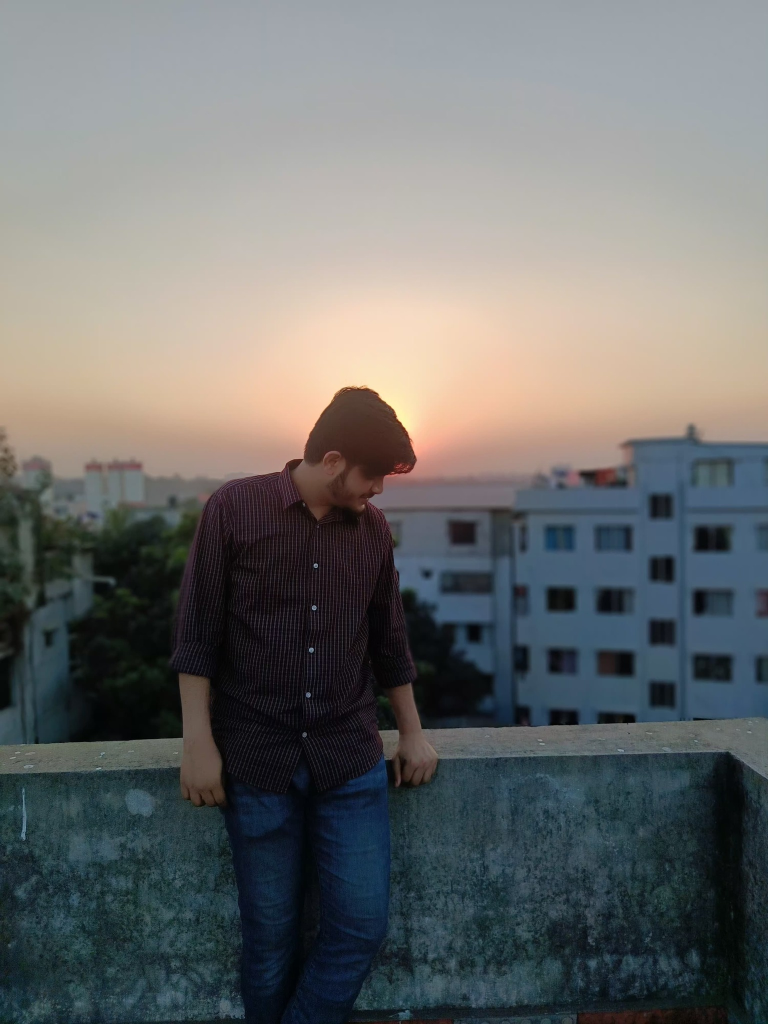
#> input picture server/uploads/0058106c84cc4918a544ebf0ca397261_07011ab4630946cda6be5b488b1e7e63_2d33cd70e4c54b4dad35de7241da1269_484485011_1748822826010047_1090477503765398830_n.jpg, 1536 x 2048 px (shown at 1/2 size); its folder holds only this picture in this run
$ python test_authentic_pencil_sketch.py   (older library calls are emulated)
#> lines starting #> are read from the running program, lines starting #| are printed output that depends on the picture; after the words box and inside, x2 and y2 are one past the last pixel; in counts of white or black regions, pixels touching at a corner belong together
### server/improved_sketch.py
import os
import cv2
import numpy as np
from PIL import Image, ImageDraw, ImageFont
import uuid
import io
import base64

# [766 lines left out: functions convert_to_pencil_sketch, convert_to_realistic_pencil_sketch, convert_to_realistic_pencil_sketch, convert_to_ultra_clear_sketch, not called in this run]

def convert_to_authentic_pencil_sketch(image_path, add_watermark=True):
    """
    Convert an image to an authentic hand-drawn pencil sketch with NO circular
    or square artifacts. This version specifically addresses texture issues by
    using asymmetric kernels, non-uniform noise, and advanced blending techniques.

    Args:
        image_path: Path to the input image
        add_watermark: Boolean to determine if watermark should be added

    Returns:
        Path to the generated sketch image
    """
#> called with add_watermark = True
    print(f"Converting image to artifact-free authentic pencil sketch. Add watermark: {add_watermark}")

    try:
        # Check if file exists
        if not os.path.exists(image_path):
            raise FileNotFoundError(f"Image file not found: {image_path}")

        # Read the image with error handling
        img = cv2.imread(image_path)
#> img is the input picture: shape (2048, 1536, 3); mean B, G, R 108.8, 109.3, 107.5

        # Check if image was successfully loaded
        if img is None:
            raise ValueError(f"Failed to load image from {image_path}")

        # Step 1: Process at high resolution
        max_dimension = 2500  # High but not excessive resolution
        height, width = img.shape[:2]
        if max(height, width) > max_dimension:
            scale_factor = max_dimension / max(height, width)
            img = cv2.resize(img, None, fx=scale_factor, fy=scale_factor, interpolation=cv2.INTER_AREA)
        elif max(height, width) < 1200:  # If image is too small, upscale
            scale_factor = 1200 / max(height, width)
            img = cv2.resize(img, None, fx=scale_factor, fy=scale_factor, interpolation=cv2.INTER_CUBIC)

        height, width = img.shape[:2]

        # Step 2: Improved grayscale conversion using perceptual weights
        if len(img.shape) == 3:
            # Convert using perceptual luminance-preserving weights
            gray = cv2.cvtColor(img, cv2.COLOR_BGR2GRAY)

            # Apply additional weighting for portraits to enhance skin tones
            b, g, r = cv2.split(img)
            gray_custom = cv2.addWeighted(r, 0.33, g, 0.45, 0)
            gray_custom = cv2.addWeighted(gray_custom, 0.85, b, 0.15, 0)

            # Blend standard and custom grayscale
            gray = cv2.addWeighted(gray, 0.5, gray_custom, 0.5, 0)
        else:
            gray = img.copy()

        # Step 3: Apply local contrast enhancement
        clahe = cv2.createCLAHE(clipLimit=2.5, tileGridSize=(8, 8))
        gray_enhanced = clahe.apply(gray)

        # Apply bilateral filter to preserve edges but smooth noise
        smooth = cv2.bilateralFilter(gray_enhanced, 9, 25, 25)

        # Step 4: Enhance portrait-specific areas if present
        # Calculate a face-priority region
        face_region = smooth[int(height*0.15):int(height*0.85),
                          int(width*0.15):int(width*0.85)].copy()

        # Enhance details in face region
        clahe_face = cv2.createCLAHE(clipLimit=1.8, tileGridSize=(4, 4))
        face_enhanced = clahe_face.apply(face_region)

        # Apply back to the image
        smooth_with_face = smooth.copy()
        smooth_with_face[int(height*0.15):int(height*0.85),
                       int(width*0.15):int(width*0.85)] = face_enhanced

        # Step 5: Create shadows using multiple techniques to avoid patterns
        inverted = 255 - smooth_with_face

        # Use asymmetric box blur + Gaussian blur combinations
        # with prime-number dimensions to avoid grid patterns

        # Deep shadows (use box blur to avoid circular patterns)
        k_box_1 = (23, 17)  # Prime number sizes
        k_box_2 = (19, 29)  # Different prime numbers
        blur_box_1 = cv2.boxFilter(inverted, -1, k_box_1)
        blur_box_2 = cv2.boxFilter(inverted, -1, k_box_2)

        # Mix them with different weights
        deep_shadows = cv2.addWeighted(blur_box_1, 0.6, blur_box_2, 0.4, 0)

        # Medium shadows (use median blur for some areas - no circular pattern)
        blur_med1 = cv2.GaussianBlur(inverted, (13, 13), 0)
        blur_med2 = cv2.medianBlur(inverted, 13)  # Median blur has no directional bias
        medium_shadows = cv2.addWeighted(blur_med1, 0.7, blur_med2, 0.3, 0)

        # Fine details (smaller kernels)
        blur_fine = cv2.GaussianBlur(inverted, (7, 7), 0)

        # Combine shadow layers with varied blending to avoid repeating patterns
        shadows_temp = cv2.addWeighted(deep_shadows, 0.45, medium_shadows, 0.55, 0)

        # Apply directional blur to break up any remaining patterns
        # This spreads any potential artifacts in a way that looks more like pencil strokes
        motion_blur_kernel_size = 9
        # Create motion blur kernel at an angle
        motion_kernel = np.zeros((motion_blur_kernel_size, motion_blur_kernel_size))
        motion_kernel[motion_blur_kernel_size//2, :] = 1.0 / motion_blur_kernel_size
        motion_shadows = cv2.filter2D(shadows_temp, -1, motion_kernel)

        # Rotate and apply again at different angle
        motion_kernel_2 = np.zeros((motion_blur_kernel_size, motion_blur_kernel_size))
        motion_kernel_2[:, motion_blur_kernel_size//2] = 1.0 / motion_blur_kernel_size
        motion_shadows_2 = cv2.filter2D(shadows_temp, -1, motion_kernel_2)

        # Add motion-blurred versions to further break up patterns
        shadows_with_motion = cv2.addWeighted(shadows_temp, 0.7,
                                              cv2.addWeighted(motion_shadows, 0.5, motion_shadows_2, 0.5, 0),
                                              0.3, 0)

        # Add fine details on top
        shadows_final = cv2.addWeighted(shadows_with_motion, 0.85, blur_fine, 0.15, 0)

        # Step 6: Apply dodge effect for the pencil look
        # Use a safer division method with added offset to avoid artifacts in bright areas
        dodge_divisor = 255 - shadows_final
        dodge_divisor = np.maximum(dodge_divisor, 5)  # Avoid division by very small numbers
        dodge = (smooth_with_face.astype(np.float32) * 255.0) / dodge_divisor.astype(np.float32)
        dodge = np.clip(dodge, 0, 255).astype(np.uint8)

        # Step 7: Edge enhancement using multiple edge detectors
        # Use multiple edge detection methods and blend them

        # Sobel edges with different orientations
        sobel_h = cv2.Sobel(smooth_with_face, cv2.CV_8U, 1, 0, ksize=3)
        sobel_v = cv2.Sobel(smooth_with_face, cv2.CV_8U, 0, 1, ksize=3)
        # For diagonal, use both x and y derivatives but avoid negative values
        sobel_diag1 = cv2.Sobel(smooth_with_face, cv2.CV_8U, 1, 1, ksize=3)
        # For second diagonal, use separate calculations and combine
        sobel_x2 = cv2.Sobel(smooth_with_face, cv2.CV_8U, 1, 0, ksize=3)
        sobel_y2 = cv2.Sobel(smooth_with_face, cv2.CV_8U, 0, 1, ksize=3)
        sobel_diag2 = cv2.absdiff(sobel_x2, sobel_y2)

        # Combine with different weights to avoid grid patterns
        sobel_combined = (sobel_h * 0.25 + sobel_v * 0.25 +
                         sobel_diag1 * 0.25 + sobel_diag2 * 0.25).astype(np.uint8)

        # Laplacian edge detection
        laplacian = cv2.Laplacian(smooth_with_face, cv2.CV_8U)

        # Canny edge detector for fine lines
        canny = cv2.Canny(smooth_with_face, 30, 90)
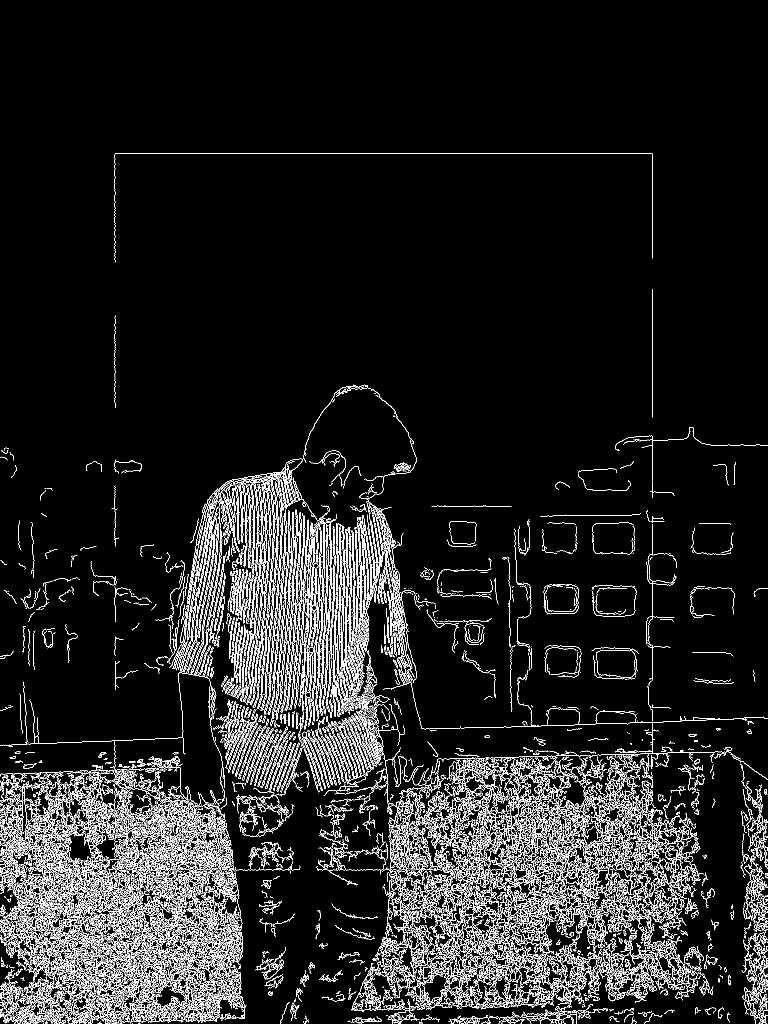
#> canny: shape (2048, 1536) (shown at 1/2 size); 8.1% white in thin lines or dots, all inside (x1, y1, x2, y2) = (0, 306, 1536, 2048)

        # Combine edges with different weights - emphasize stronger lines for professional look
        edges_combined = cv2.addWeighted(sobel_combined, 0.45, laplacian, 0.35, 0)
        edges_combined = cv2.addWeighted(edges_combined, 0.75, canny, 0.25, 0)

        # Use adaptive thresholding to enhance edges naturally
        edges_thresh = cv2.adaptiveThreshold(
            edges_combined, 255, cv2.ADAPTIVE_THRESH_MEAN_C,
            cv2.THRESH_BINARY_INV, 11, 2)

        # Smooth edges
        edges_smooth = cv2.GaussianBlur(edges_thresh, (3, 3), 0.8)

        # Step 8: Combine base sketch with edges naturally
        # Only apply edges where they matter (near actual content transitions)
        gradient_mag = cv2.convertScaleAbs(
            cv2.Sobel(dodge, cv2.CV_32F, 1, 1, ksize=3))
        _, gradient_mask = cv2.threshold(gradient_mag, 10, 255, cv2.THRESH_BINARY)

        # Apply edge enhancements only where needed
        edges_masked = cv2.bitwise_and(edges_smooth, edges_smooth, mask=gradient_mask)
        sketch_enhanced = cv2.addWeighted(dodge, 0.85, edges_masked, 0.15, 0)

        # Step 9: Apply tone adjustment for richer, deeper blacks and professional look
        # Custom tone curve for authentic pencil look with darker tones
        tone_curve = np.empty((1, 256), np.uint8)
        for i in range(256):
            if i < 60:  # Very dark areas - make them much darker for professional look
                tone_curve[0, i] = np.clip(i * 0.45, 0, 255)  # Increased darkness
            elif i < 160:  # Mid tones - enhance contrast for better definition
                tone_curve[0, i] = np.clip(((i - 60) * 0.8) + 27, 0, 255)  # Darker midtones
            else:  # Highlights - preserve paper white but increase contrast
                tone_curve[0, i] = np.clip(((i - 160) * 1.3) + 107, 0, 255)

        sketch_toned = cv2.LUT(sketch_enhanced, tone_curve)
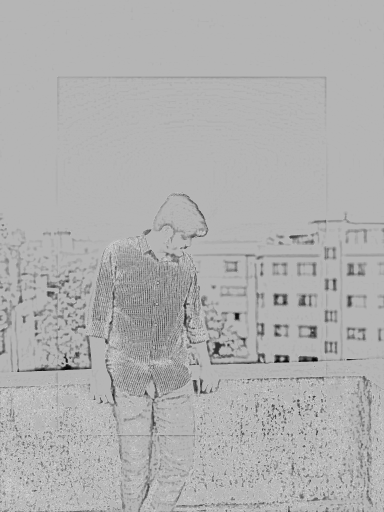
#> sketch_toned: shape (2048, 1536) (shown at 1/4 size); min 0, max 230, mean 175

        # Step 10: Create non-repetitive paper texture
        # Use a mix of different noise patterns at multiple scales

        # Start with slightly warmer off-white base for professional look
        h, w = sketch_toned.shape
        paper = np.ones((h, w), dtype=np.uint8) * 248  # Slightly darker paper for better contrast

        # Use multiple random seeds to avoid correlation
        np.random.seed(42)
        fine_noise = np.random.randint(245, 255, (h, w), dtype=np.uint8)

        np.random.seed(13)  # Different seed
        # Use prime number divisions to avoid regular patterns
        med_noise1 = cv2.resize(
            np.random.randint(240, 255, (h//11, w//13), dtype=np.uint8),
            (w, h), interpolation=cv2.INTER_LINEAR)

        np.random.seed(97)  # Another prime
        med_noise2 = cv2.resize(
            np.random.randint(235, 255, (h//17, w//19), dtype=np.uint8),
            (w, h), interpolation=cv2.INTER_LINEAR)

        # Combine noise patterns
        paper_texture = cv2.addWeighted(fine_noise, 0.3, med_noise1, 0.4, 0)
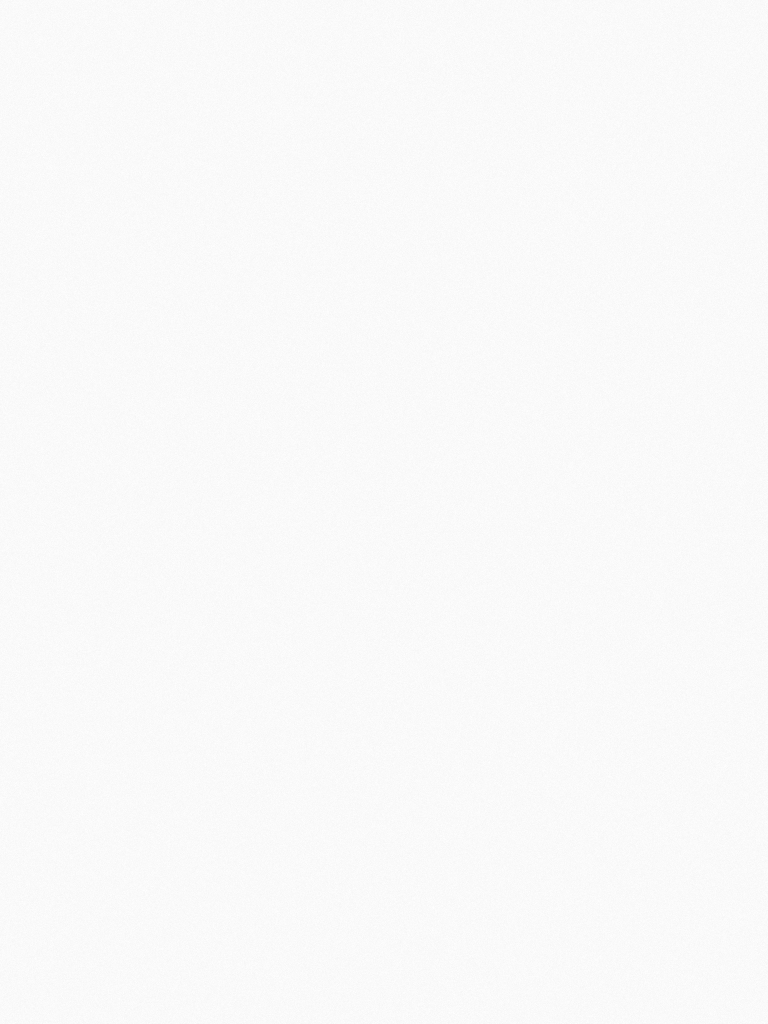
#> fine_noise: shape (2048, 1536) (shown at 1/2 size); min 245, max 254, mean 249.5
        paper_texture = cv2.addWeighted(paper_texture, 0.8, med_noise2, 0.2, 0)

        # Add very subtle non-uniform blur to remove any pixel patterns
        # This creates a more natural paper grain
        kernel_sizes = [3, 5]
        blur_weights = [0.7, 0.3]
        blurred_textures = []

        for i, k_size in enumerate(kernel_sizes):
            # Apply slight blur
            blurred = cv2.GaussianBlur(paper_texture, (k_size, k_size), 0)
            # Weight it
            blurred_textures.append(blurred * blur_weights[i])

        # Recombine
        paper_texture = sum(blurred_textures).astype(np.uint8)

        # Combine with base paper
        paper_texture = cv2.addWeighted(paper, 0.85, paper_texture, 0.15, 0)

        # Step 11: Apply paper texture to sketch
        # Use multiply blend mode
        sketch_on_paper = (sketch_toned.astype(np.float32) * paper_texture.astype(np.float32) / 255.0).astype(np.uint8)

        # Step 12: Add natural pencil stroke variation
        # Use non-uniform 2D Perlin-like noise instead of regular patterns

        # Create multiple noise layers with prime number sizes and offsets
        np.random.seed(42)  # Reset seed
        noise_layers = []

        # Prime number sizes to avoid regular patterns
        noise_dims = [(h//7, w//11), (h//13, w//17), (h//19, w//23)]
        for i, dims in enumerate(noise_dims):
            np.random.seed(37 + i*17)  # Different seeds
            noise = np.random.randint(0, 10-i*2, dims, dtype=np.uint8)  # Decreasing intensity
            noise = cv2.resize(noise, (w, h), interpolation=cv2.INTER_LINEAR)
            noise_layers.append(noise * (0.5 / (i+1)))  # Decreasing weights

        # Combine noise layers
        combined_noise = sum(noise_layers).astype(np.uint8)

        # Apply slight blur to make noise pattern more natural
        combined_noise = cv2.GaussianBlur(combined_noise, (3, 3), 0.5)

        # Create masks for different tone areas - with overlap
        # Apply noise differently to different tonal regions
        _, shadow_mask = cv2.threshold(sketch_toned, 60, 255, cv2.THRESH_BINARY_INV)
        _, midtone_mask = cv2.threshold(sketch_toned, 180, 255, cv2.THRESH_BINARY_INV)
        midtone_mask = cv2.subtract(midtone_mask, shadow_mask)

        # Smooth masks
        shadow_mask = cv2.GaussianBlur(shadow_mask, (7, 7), 0)
        midtone_mask = cv2.GaussianBlur(midtone_mask, (7, 7), 0)

        # Float conversion
        shadow_mask = shadow_mask.astype(np.float32) / 255.0
        midtone_mask = midtone_mask.astype(np.float32) / 255.0

        # Apply variation based on tone
        # Less in shadows, more in midtones
        shadow_variation = (shadow_mask * combined_noise * 0.3).astype(np.uint8)
        midtone_variation = (midtone_mask * combined_noise * 0.7).astype(np.uint8)

        # Apply variations
        result = sketch_on_paper.copy()
        result = cv2.add(result, shadow_variation)
        result = cv2.add(result, midtone_variation)

        # Step 13: Final touch-ups
        # Ensure deep blacks stay deep
        _, result = cv2.threshold(result, 15, 15, cv2.THRESH_TRUNC)

        # Apply stronger sharpening for professional sketch look
        gaussian = cv2.GaussianBlur(result, (0, 0), 2.0)
        result = cv2.addWeighted(result, 1.5, gaussian, -0.5, 0)  # Increased sharpening

        # Apply additional contrast enhancement for professional dark pencil look
        # Create a contrast-enhancing lookup table
        contrast_curve = np.empty((1, 256), np.uint8)
        for i in range(256):
            # S-curve for enhanced contrast in professional pencil work
            if i < 80:
                # Make shadows darker for professional depth
                contrast_curve[0, i] = np.clip(i * 0.85, 0, 255)
            elif i > 200:
                # Keep highlights clean
                contrast_curve[0, i] = np.clip(((i - 200) * 1.15) + 200, 0, 255)
            else:
                # Enhanced midtone contrast
                contrast_curve[0, i] = np.clip(i, 0, 255)

        # Apply the contrast enhancement
        result = cv2.LUT(result, contrast_curve)

        # Final noise smoothing with bilateral filter to preserve edges
        result = cv2.bilateralFilter(result, 5, 20, 20)  # Adjusted for better edge preservation

    except Exception as e:
        print(f"Error in authentic pencil sketch V2: {str(e)}")
        raise

    # Add watermark if required
    if add_watermark:
        # Convert OpenCV image to PIL format for adding watermark
        pil_img = Image.fromarray(result)
        draw = ImageDraw.Draw(pil_img)

        # Set font for watermark
        try:
            font = ImageFont.truetype("arial.ttf", 40)
        except:
            # If arial is not available, use default
            font = ImageFont.load_default()

        # Add watermark text
        watermark_text = "DRAW AI"
        img_width, img_height = pil_img.size

        # Calculate position (bottom-right corner)
        try:
            # For newer versions of Pillow
            if hasattr(font, "getbbox"):
                bbox = font.getbbox(watermark_text)
                text_width = bbox[2] - bbox[0]
                text_height = bbox[3] - bbox[1]
            else:
                # Fallback to deprecated method for older Pillow versions
                text_width, text_height = draw.textsize(watermark_text, font=font)

            margin = 20  # Margin from the edge
            x = img_width - text_width - margin
            y = img_height - text_height - margin

            # Add a semi-transparent background for the watermark
            draw.rectangle(
                [(x - 10, y - 10), (x + text_width + 10, y + text_height + 10)],
                fill=(0, 0, 0, 128)
            )

            # Add the watermark text
            draw.text((x, y), watermark_text, font=font, fill=(255, 255, 255, 200))

            # Convert back to OpenCV format
            result = np.array(pil_img)
        except Exception as e:
            print(f"Error adding watermark: {str(e)}")
            # Continue without watermark if method fails
            result = np.array(pil_img)

    # Create a unique filename for the output
    output_filename = f"sketch_{uuid.uuid4().hex}.jpg"

    # Get the base directory of the script
    base_dir = os.path.dirname(os.path.abspath(__file__))
    temp_dir = os.path.join(base_dir, "temp")
    output_path = os.path.join(temp_dir, output_filename)

    # Ensure the temp directory exists
    os.makedirs(temp_dir, exist_ok=True)

    print(f"Saving authentic pencil sketch to: {output_path}")
    # Save the sketch with high quality
    cv2.imwrite(output_path, result, [cv2.IMWRITE_JPEG_QUALITY, 99])

    return output_path

# [20 lines left out: function convert_to_base64, not called in this run]

### server/test_authentic_pencil_sketch.py
import os
import sys
import cv2
from improved_sketch import convert_to_authentic_pencil_sketch

def test_authentic_pencil_sketch():
    """
    Test the authentic pencil sketch generation function
    """
    # Get the base directory and create test directories
    base_dir = os.path.dirname(os.path.abspath(__file__))
    uploads_dir = os.path.join(base_dir, 'uploads')

    # Ensure the uploads directory exists
    os.makedirs(uploads_dir, exist_ok=True)

    # Check if there are images in the uploads directory
    image_files = [f for f in os.listdir(uploads_dir) if f.lower().endswith(('.png', '.jpg', '.jpeg'))]

    if not image_files:
        print("No test images found in the uploads directory.")
        print("Please place at least one image in the uploads directory.")
        return

    # Process the first image found
    test_image = os.path.join(uploads_dir, image_files[0])
    print(f"Testing authentic pencil sketch conversion with image: {test_image}")

    try:
        # Generate a sketch with watermark
        watermarked_sketch = convert_to_authentic_pencil_sketch(test_image, add_watermark=True)
        print(f"Generated watermarked sketch: {watermarked_sketch}")

        # Generate a sketch without watermark
        no_watermark_sketch = convert_to_authentic_pencil_sketch(test_image, add_watermark=False)
        print(f"Generated sketch without watermark: {no_watermark_sketch}")

        # Verify files were created
        if os.path.exists(watermarked_sketch) and os.path.exists(no_watermark_sketch):
            print("✅ Both sketches successfully generated!")

            # Open the images for viewing (Windows)
            os.startfile(watermarked_sketch)
            os.startfile(no_watermark_sketch)
        else:
            print("❌ Error: One or both sketch files were not created.")

    except Exception as e:
        print(f"❌ Error during authentic pencil sketch conversion: {str(e)}")

if __name__ == "__main__":
    test_authentic_pencil_sketch()
